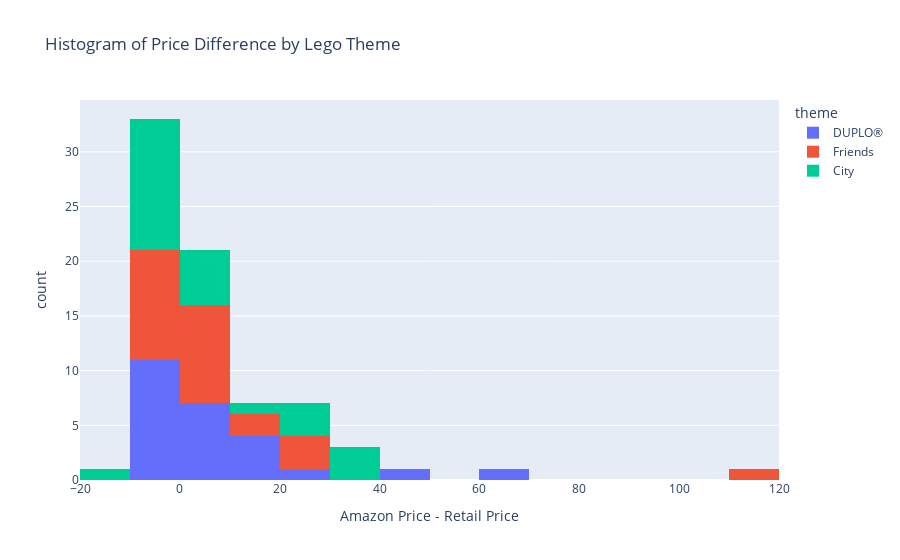

This figure's notebook cell:
### Code cell
# Question 4 (c)
fig = px.histogram(
    DF,
    x='price_difference',
    color='theme',
    nbins=20,
    title='Histogram of Price Difference by Lego Theme',
    labels={'price_difference': 'Amazon Price - Retail Price'}
)
fig.show()

### Figure 1 — Plotly figure (JSON) as saved in the notebook; plotly's stock layout.template omitted (floating-point values rounded to 4 significant figures)
{"data": [{"bingroup": "x", "hovertemplate": "theme=DUPLO®<br>Amazon Price - Retail Price=%{x}<br>count=%{y}<extra></extra>", "legendgroup": "DUPLO®", "marker": {"color": "#636efa", "pattern": {"shape": ""}}, "name": "DUPLO®", "nbinsx": 20, "orientation": "v", "showlegend": true, "type": "histogram", "x": [11.01, 4.46, 24.9, 6.7, 17.0, 0.0, -3.0, 8.96, 44.51, 69.0, -2.0, -0.44, -3.99, -2.0, 11.12, 0.0, 13.28, -2.0, -3.0, -0.7, -3.0, 0.0, -1.0, -5.0, 0.0], "xaxis": "x", "yaxis": "y"}, {"bingroup": "x", "hovertemplate": "theme=Friends<br>Amazon Price - Retail Price=%{x}<br>count=%{y}<extra></extra>", "legendgroup": "Friends", "marker": {"color": "#EF553B", "pattern": {"shape": ""}}, "name": "Friends", "nbinsx": 20, "orientation": "v", "showlegend": true, "type": "histogram", "x": [25.41, 25.96, 23.89, 115.0, 4.01, 7.0, 10.65, 3.96, -4.0, -7.0, -9.99, 11.28, -8.32, 7.0, 0.0, -1.46, -1.0, 8.94, 7.98, 5.33, 0.0, -0.04, -0.04, -0.04, -0.04], "xaxis": "x", "yaxis": "y"}, {"bingroup": "x", "hovertemplate": "theme=City<br>Amazon Price - Retail Price=%{x}<br>count=%{y}<extra></extra>", "legendgroup": "City", "marker": {"color": "#00cc96", "pattern": {"shape": ""}}, "name": "City", "nbinsx": 20, "orientation": "v", "showlegend": true, "type": "histogram", "x": [23.9, 6.5, 24.76, 36.0, 39.96, 12.0, 30.0, -8.53, 3.84, -13.99, -6.0, -1.0, -3.99, 24.81, -8.0, -4.01, -7.25, 0.0, -6.01, -1.0, -1.0, -4.0, 0.0, 0.0, -2.0], "xaxis": "x", "yaxis": "y"}], "layout": {"barmode": "relative", "legend": {"title": {"text": "theme"}, "tracegroupgap": 0}, "title": {"text": "Histogram of Price Difference by Lego Theme"}, "xaxis": {"anchor": "y", "domain": [0, 1], "title": {"text": "Amazon Price - Retail Price"}}, "yaxis": {"anchor": "x", "domain": [0, 1], "title": {"text": "count"}}}}
